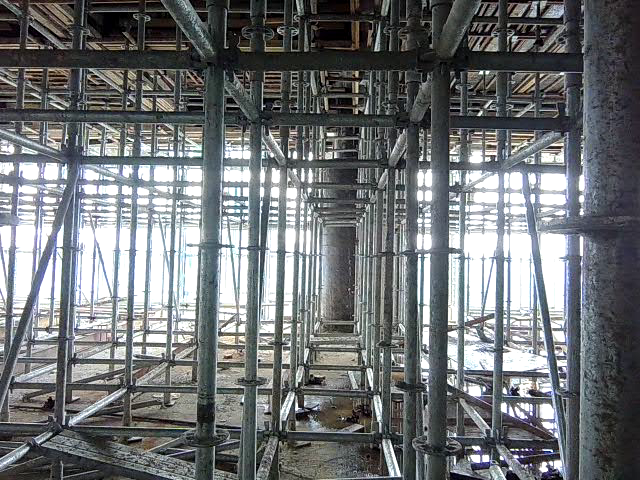
#> input picture Img/0002c.png, 640 x 480 px
$ python imgadd.py
#> lines starting #> are read from the running program, lines starting #| are printed output that depends on the picture; after the words box and inside, x2 and y2 are one past the last pixel; in counts of white or black regions, pixels touching at a corner belong together
import cv2
import numpy as np

image = cv2.imread('./Img/0002c.png')
#> image is the input picture: shape (480, 640, 3); mean B, G, R 116, 113.9, 110.8
overlay = cv2.imread('./Img/0002d.png')
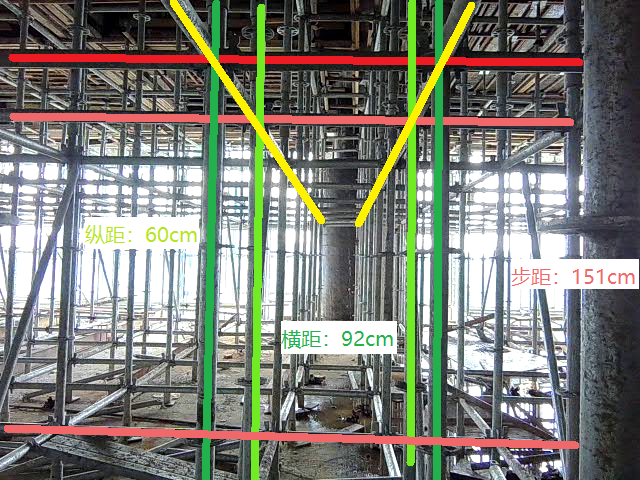
#> input picture Img/0002d.png, 640 x 480 px
#> overlay is the input picture: shape (480, 640, 3); mean B, G, R 117.3, 126.1, 124.3
# 设置半透明效果，alpha 值越小越透明
alpha = 0.5

overlay = cv2.addWeighted(overlay, alpha, image, 1 - alpha, 0, image)
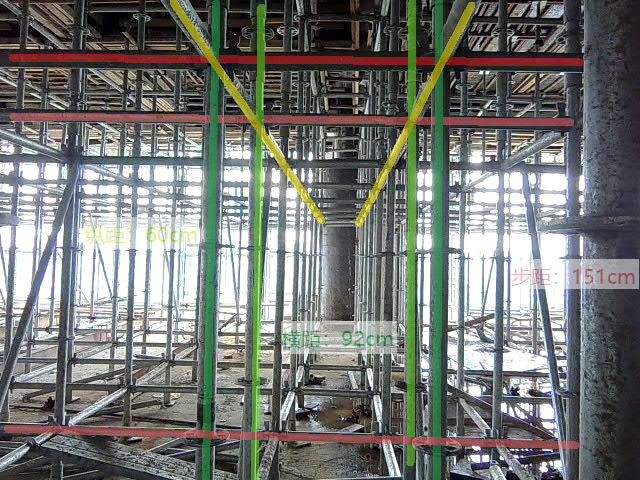
#> overlay: shape (480, 640, 3); mean B, G, R 116.7, 120, 117.5

font = cv2.FONT_HERSHEY_SIMPLEX
cv2.putText(overlay,'OpenCV',(100,100), font, 1,(0,255,255),1,cv2.LINE_AA)
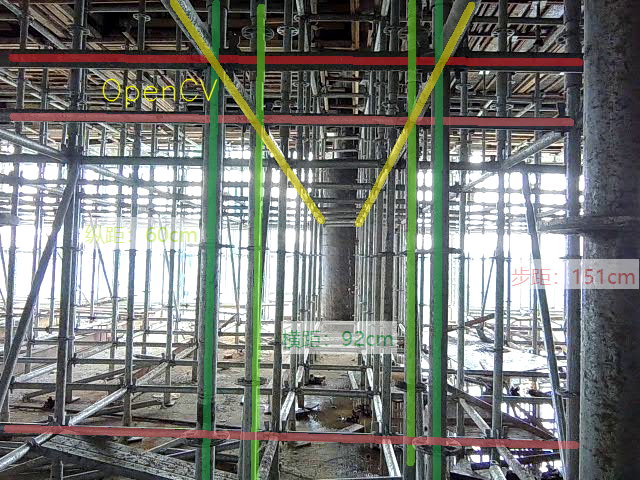
#> overlay: shape (480, 640, 3); 0.27% of pixels changed, all inside (x1, y1, x2, y2) = (102, 78, 218, 109)
#cv2.line(overlay, start_point, end_point, line_color, 2)

img = cv2.imwrite('./Img/0002e.png', overlay)
